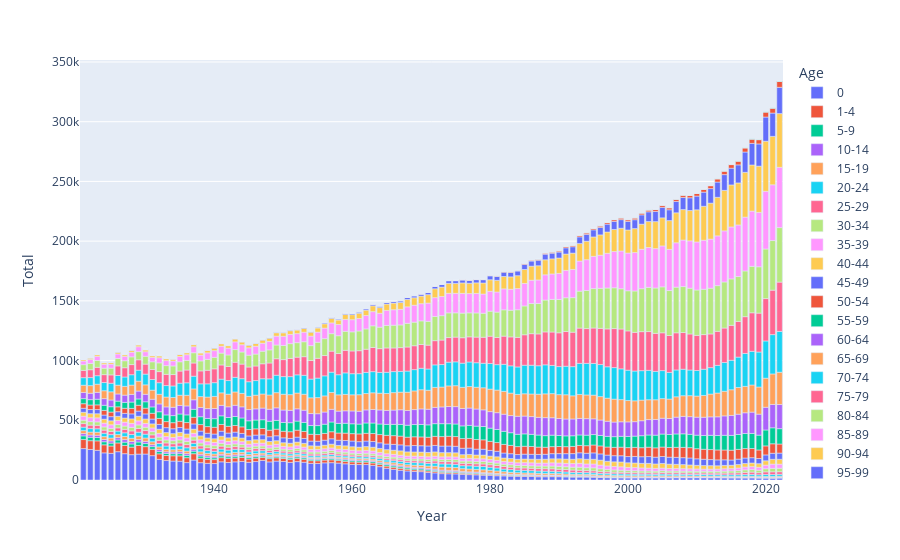

This figure's notebook cell:
### Code cell
fig = px.bar(df, x="Year", y="Total", color='Age') 
fig.show()
